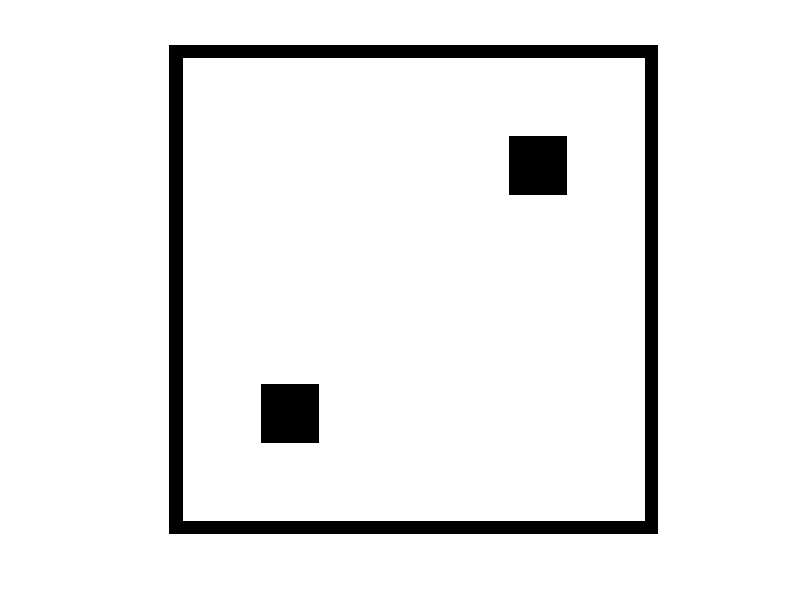

The MATLAB source for this figure:
function [] = diceImage3()
roll = 2
%this code makes the dice and displayes it
% the dice is 75 by 75 in size
dice = ones(75,75,3);
dice (1,:,:) = 0;
dice (2,:,:) = 0;
dice (74,:,:) = 0;
dice (75,:,:) = 0;
dice (:,1,:) = 0;
dice (:,2,:) = 0;
dice (:,74,:) = 0;
dice (:,75,:) = 0;
switch roll
    % the code is goes through every pixel and change only those that will
    % create a image to represent a number on a dice
    
    % a case system is used to define the 1 to 6 on the dice
    case 1
        for i = 1:75
            for j = 1:75
            if i>33 && i<43 && j>33 && j<43
                dice (i,j,:) = 0;
            end
            end
        end
        case 2
        for i = 1:75
            for j = 1:75
            if i>14 && i<24 && j>52 && j<62
                dice (i,j,:) = 0;
            end
            if i>52 && i<62 && j>14 && j<24
                dice (i,j,:) = 0;
            end
            end
        end
end
imshow(dice);
end